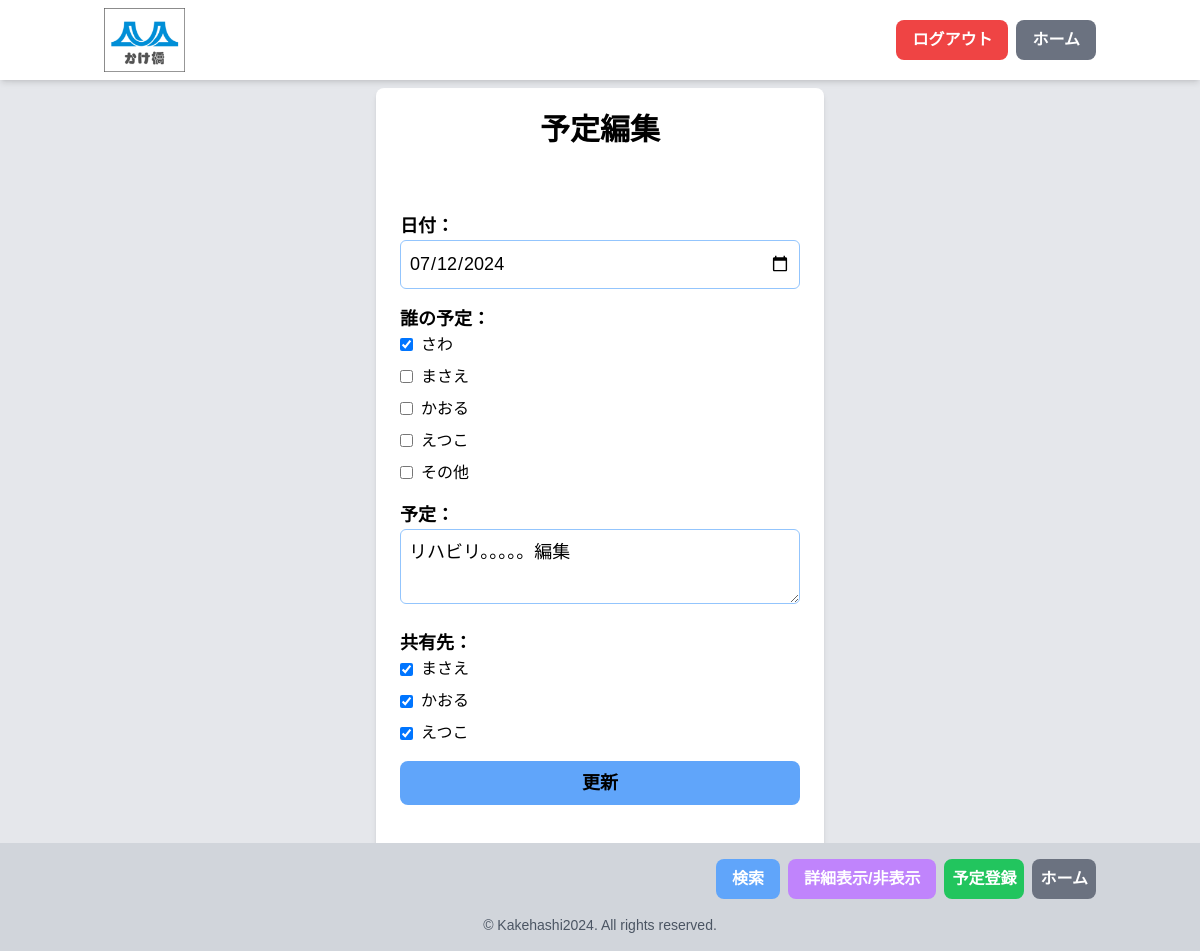
The app's page /schedule_edit.php?id=16 (signed in) with its own data.
### tables this page shows
CREATE TABLE `schedules` (
  `id` int(11) NOT NULL,
  `group_id` int(11) NOT NULL,
  `user_id` int(11) NOT NULL,
  `date` date NOT NULL,
  `content` text NOT NULL,
  `others` text DEFAULT NULL,
  `created_at` timestamp NOT NULL DEFAULT current_timestamp(),
  `updated_at` timestamp NOT NULL DEFAULT current_timestamp() ON UPDATE current_timestamp(),
  `updated_by` int(11) DEFAULT NULL
);

CREATE TABLE `users` (
  `id` int(11) NOT NULL,
  `username` varchar(255) NOT NULL,
  `email` varchar(255) DEFAULT NULL,
  `password` varchar(255) NOT NULL,
  `role` enum('admin','modify','view') NOT NULL,
  `created_at` timestamp NOT NULL DEFAULT current_timestamp(),
  `updated_at` timestamp NOT NULL DEFAULT current_timestamp() ON UPDATE current_timestamp(),
  `reset_token` varchar(255) DEFAULT NULL,
  `token_expires` datetime DEFAULT NULL
);

### funcs.php (called while the page is built, shortened)
<?php
function h($str) {
    return htmlspecialchars($str, ENT_QUOTES, 'UTF-8');
}

### schedule_edit.php (the view, shortened to what this page needs)
<?php
require_once 'funcs.php';
$pdo = db_conn();
$id = $_GET['id'];
$stmt = $pdo->prepare("SELECT s.*, u.username as creator FROM schedules s JOIN users u ON s.user_id = u.id WHERE s.id = ?");
$stmt->execute([$id]);
$schedule = $stmt->fetch(PDO::FETCH_ASSOC);
$stmt = $pdo->prepare("SELECT u.id, u.username FROM users u
                      JOIN group_members gm ON u.id = gm.user_id
                      WHERE gm.group_id = ?");
$stmt->execute([$_SESSION['group_id']]);
$group_members = $stmt->fetchAll(PDO::FETCH_ASSOC);
$stmt = $pdo->prepare("SELECT user_id FROM schedule_for WHERE schedule_id = ?");
$stmt->execute([$id]);
$schedule_for = $stmt->fetchAll(PDO::FETCH_COLUMN);
$stmt = $pdo->prepare("SELECT user_id FROM schedule_shares WHERE schedule_id = ?");
$stmt->execute([$id]);
$shared_with = $stmt->fetchAll(PDO::FETCH_COLUMN);
?>
<!DOCTYPE html>
<html lang="ja">
<head>
    <script src="https://cdn.tailwindcss.com"></script>
    <link rel="stylesheet" href="styles/main.css">
</head>
<body class="bg-gray-200" id=body>
    <?php include 'header0.php'; ?>
    <main>
        <div class="content-wrapper">
            <div class="container mx-auto p-6">
                <div class="bg-white rounded-lg shadow-md max-w-md mx-auto">
                    <h1 class="text-3xl font-bold mb-6 text-center pt-6">予定編集</h1>
                    <form method="POST" class="space-y-4 p-6">
                        <div>
                            <label for="date" class="block text-lg font-semibold">日付：</label>
                            <input type="date" id="date" name="date" required class="w-full p-2 border rounded-md border-blue-300 focus:border-blue-500 focus:ring focus:ring-blue-200 focus:ring-opacity-50" value="<?= h($schedule['date']) ?>">
                        </div>
                        <div>
                            <p class="text-lg font-semibold">誰の予定：</p>
                            <div class="space-y-2 text-sm sm:text-base">
                                <?php foreach ($group_members as $member) : ?>
                                    <label class="flex items-center">
                                        <input type="checkbox" name="schedule_for[]" value="<?= h($member['id']) ?>" class="mr-2 rounded border-blue-300 text-blue-500 focus:ring-blue-200" <?= in_array($member['id'], $schedule_for) ? 'checked' : '' ?>>
                                        <span><?= h($member['username']) ?></span>
                                    </label>
                                <?php endforeach; ?>
                                <label class="flex items-center">
                                    <input type="checkbox" name="others_checkbox" id="others_checkbox" class="mr-2 rounded border-blue-300 text-blue-500 focus:ring-blue-200" <?= !empty($schedule['others']) ? 'checked' : '' ?>>
                                    <span>その他</span>
                                </label>
                            </div>
                        </div>
                        <div>
                            <label for="content" class="block text-lg font-semibold">予定：</label>
                            <textarea id="content" name="content" required class="w-full p-2 border rounded-md border-blue-300 focus:border-blue-500 focus:ring focus:ring-blue-200 focus:ring-opacity-50"><?= h($schedule['content']) ?></textarea>
                        </div>
                        <div>
                            <p class="text-lg font-semibold">共有先：</p>
                            <div class="space-y-2 text-sm sm:text-base">
                                <?php foreach ($group_members as $member) : ?>
                                    <?php if ($member['id'] != $_SESSION['user_id']) : ?>
                                        <label class="flex items-center">
                                            <input type="checkbox" name="shared_with[]" value="<?= h($member['id']) ?>" class="mr-2 rounded border-blue-300 text-blue-500 focus:ring-blue-200" <?= in_array($member['id'], $shared_with) ? 'checked' : '' ?>>
                                            <span><?= h($member['username']) ?></span>
                                        </label>
                                    <?php endif; ?>
                                <?php endforeach; ?>
                            </div>
                        </div>
                        <button type="submit" class="w-full bg-blue-400 hover:bg-blue-500 text-black font-bold px-4 py-2 rounded-lg text-lg text-center transition duration-300">更新</button>
                    </form>
                    <div class="mt-6 text-center pb-6">
                        <a href="home.php" class="bg-gray-300 hover:bg-gray-400 text-black font-bold py-2 px-4 rounded text-xl transition duration-300">
                        </a>
                    </div>
                </div>
            </div>
        </div>
    </main>
    <?php include 'footer_schedule.php'; ?>
</body>
</html>

### styles/main.css (style rules this page uses)
body { font-family: 'Noto Sans JP', sans-serif; font-size: 18px; line-height: 1.6; }

### schedule_edit.php (style rules this page uses)
body { display: flex; flex-direction: column; min-height: 100vh; }
main { flex: 1; display: flex; flex-direction: column; padding-top: 64px; padding-bottom: 20px; }
.content-wrapper { flex: 1; overflow-y: auto; }

### records on screen
schedules: date "07/12/2024", content "リハビリ。。。。。編集"
users: id "☑", username "さわ"
users: username "まさえ", id "☑"
users: username "かおる", id "☑"
users: username "えつこ", id "☑"
